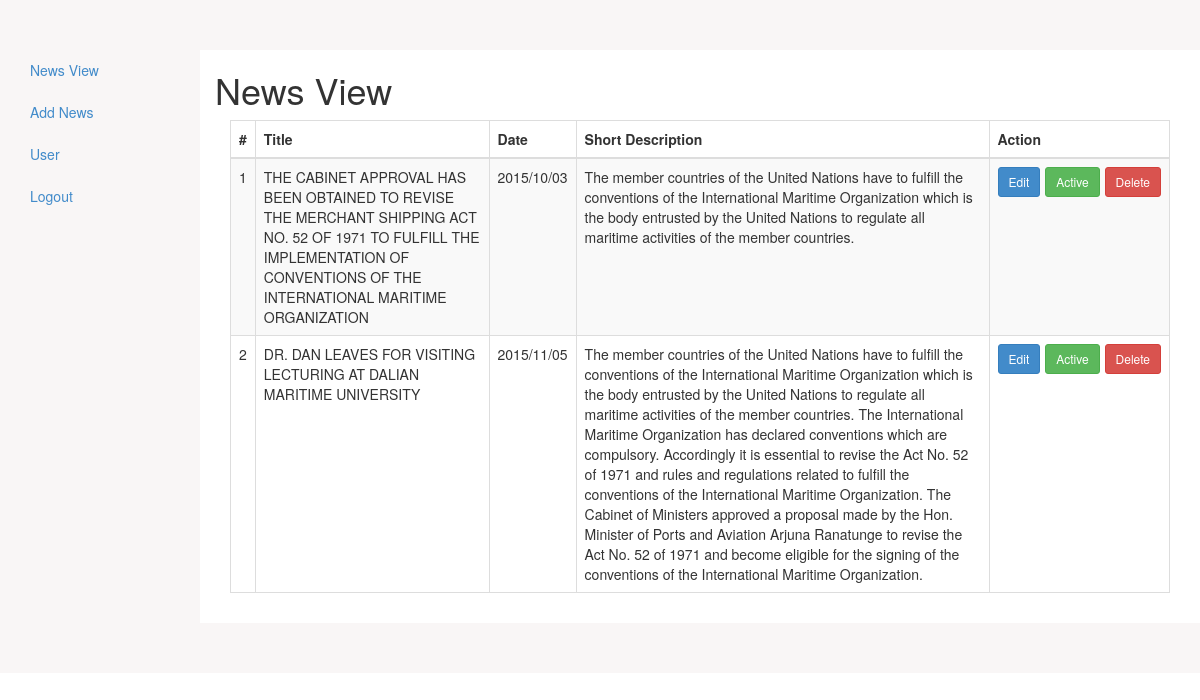
The app's page /news_view.php (signed in) with its own data.
### tables this page shows
CREATE TABLE IF NOT EXISTS `news` (
  `id` int(11) NOT NULL AUTO_INCREMENT,
  `title` varchar(255) NOT NULL,
  `short_desc` longtext NOT NULL,
  `descrip` longtext NOT NULL,
  `news_date` varchar(20) NOT NULL,
  `date` varchar(20) NOT NULL,
  `user_id` int(11) NOT NULL,
  `active` int(2) NOT NULL,
  `status` int(2) NOT NULL,
  `link` varchar(64) NOT NULL,
  `url` varchar(255) NOT NULL,
  PRIMARY KEY (`id`)
);

### lib/Connect.php (called while the page is built, shortened)
<?php
class Connect {
    public function __construct() {
        $this->con = mysql_connect('localhost', 'root', 'hggyunkl2lp');
    }
    function setQuary($quary) {
        $c = mysql_query($quary);
        return($c);
    }
}

### lib/CL_News.php (called while the page is built, shortened)
<?php
include '/news_module.php';
class CL_News {
    public function getNews() {
        $news = new News_module();
        $respose = $news->getAllNews();
        return $respose;
    }
}

### lib/news_module.php (called while the page is built, shortened)
<?php
include 'Connect.php';
class News_module {
    public function __construct() {
        $this->c = new Connect();
    }
    public function getAllNews() {
        $quary = "SELECT `id`,`title`,`short_desc`,`descrip`,`news_date`,`active`,`link`,`url` FROM `news` ";
        $result = $this->c->setQuary($quary);
        return $result;
    }
}

### news_view.php (the view, shortened to what this page needs)
<!DOCTYPE html>
<html>
    <head>
        <link href="css/bootstrap.min.css" rel="stylesheet">
        <link href="css/backend.css" rel="stylesheet">
    </head>
    <body>
        <?php
        include './lib/CL_News.php';
        $news = new CL_News();
        ?>
        <div class="container-fluid">
            <div class="row ">
                <div class="wrapper-bd">
                    <div class="col-lg-2">
                        <?php include './lib/backend_menu/top_menu.php'; ?>
                    </div>
                    <div class="col-lg-10 right-bar">
                        <h1>News View</h1>
                        <div class="col-lg-12">
                            <table class="table table-bordered table-striped table-hover">
                                <thead>
                                    <tr>
                                        <th>#</th>
                                        <th>Title</th>
                                        <th>Date</th>
                                        <th>Short Description</th>
                                        <th style="width: 1%">Action</th>
                                    </tr>
                                </thead>
                                <tbody>
                                    <?php
                                    $result = $news->getNews();
                                    while ($row = mysql_fetch_array($result)) : ?>
                                    <tr>
                                        <td><?php echo $row['id'];?></td>
                                        <td><?php echo $row['title'];?></td>
                                        <td><?php echo $row['news_date'];?></td>
                                        <td><?php echo $row['short_desc'];?></td>
                                        <td style="width: 1%">
                                            <table>
                                                <tr>
                                                    <td style="padding-right:  5px;">
                                                        <a href="lib/news.php?id=<?php echo $row['id'];?>&edit=edit" class="btn btn-primary btn-sm">Edit</a>
                                                    </td>
                                                    <td style="padding-right:  5px;">
                                                        <?php if ($row['active']==1) : ?>
                                                        <a href="lib/news.php?id=<?php echo $row['id'];?>&action=0" class="btn btn-success btn-sm">Active</a>
                                                        <?php endif;?>
                                                    </td>
                                                        <?php if($_SESSION['user_type']==1):?>
                                                        <td >
                                                             <a href="lib/news.php?id=<?php echo $row['id'];?>&delete=delete" class="btn btn-danger btn-sm">Delete</a>
                                                        </td>
                                                        <?php endif;?>
                                                </tr>
                                            </table>
                                        </td>
                                    </tr>
                                    <?php endwhile;?>
                                </tbody>
                            </table>
                        </div>
                    </div>
                </div>
            </div>
        </div>
    </body>
</html>

### css/backend.css (style rules this page uses)
.wrapper-bd { padding: 50px 0; overflow: hidden; background: #F9F6F6; }
.right-bar { background: #fff none repeat scroll 0 0; min-height: 555px; padding-bottom: 10px; }

### records on screen
news: id "1", title "THE CABINET APPROVAL HAS BEEN OBTAINED TO REVISE THE MERCHANT SHIPPING ACT NO. 52 OF 1971 TO FULFILL THE IMPLEMENTATION OF CONVENTIONS OF THE INTERNATIONAL MARITIME ORGANIZATION", news_date "2015/10/03", short_desc "The member countries of the United Nations have to fulfill the conventions of the International Maritime Organization which is the body entrusted by the United Nations to regulate all maritime activities of the member countries."
news: id "2", title "DR. DAN LEAVES FOR VISITING LECTURING AT DALIAN MARITIME UNIVERSITY", news_date "2015/11/05", short_desc "The member countries of the United Nations have to fulfill the conventions of the International Maritime Organization which is the body entrusted by the United Nations to regulate all maritime activities of the member countries. The International Maritime Organization has declared conventions which are compulsory. Accordingly it is essential to revise the Act No. 52 of 1971 and rules and regulations related to fulfill the conventions of the International Maritime Organization. The Cabinet of Ministers approved a proposal made by the Hon. Minister of Ports and Aviation Arjuna Ranatunge to revise the Act No. 52 of 1971 and become eligible for the signing of the conventions of the…"
